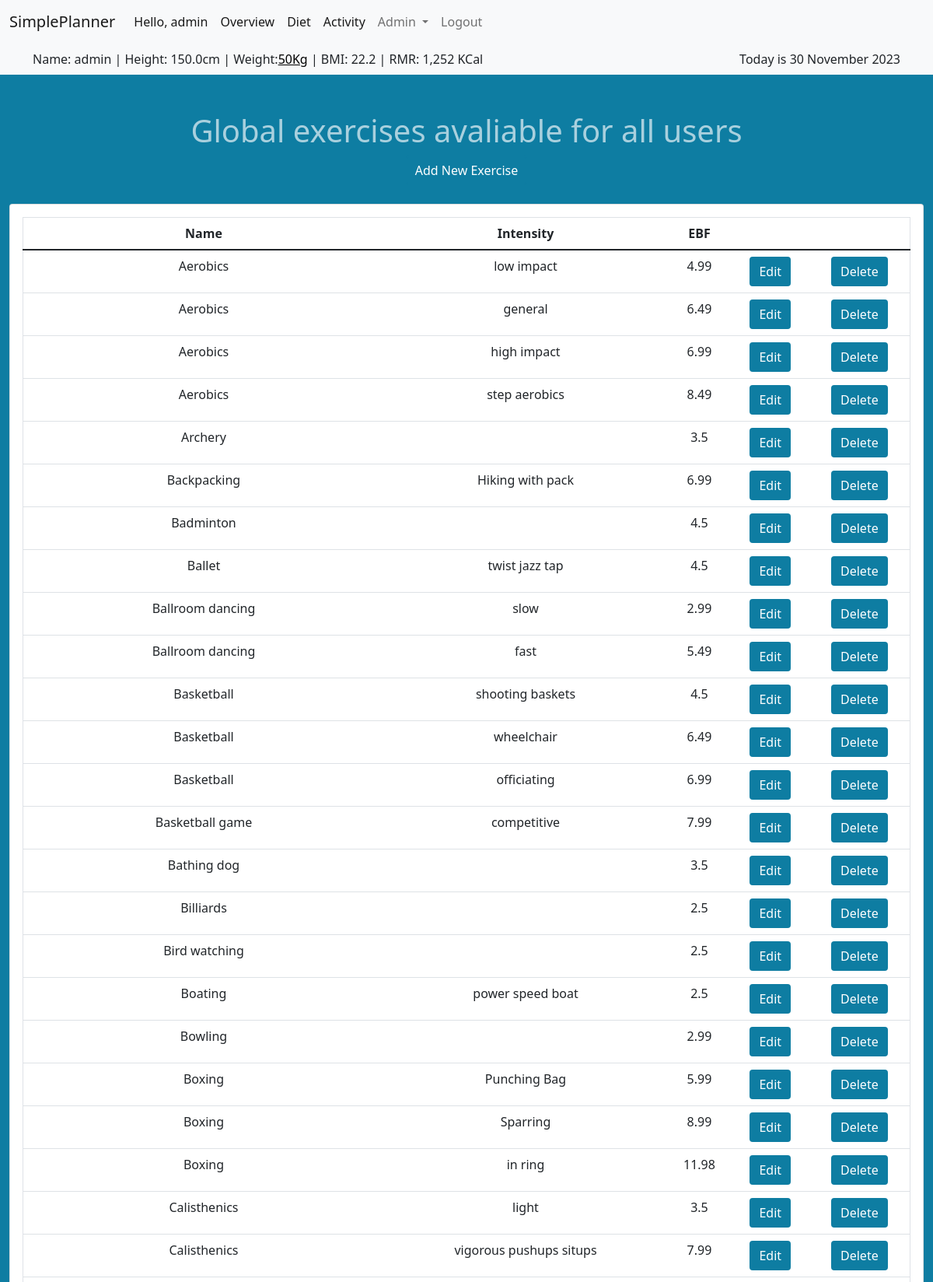
The page /admin_exercises (signed in, upper part) on the database its author committed.
### tables this page shows
CREATE TABLE standard_exercises (
    id INTEGER PRIMARY KEY,
    exercise_name TEXT,
    intensity TEXT,
    energy_burn_factor INTEGER
);

### app.py (the view)
@app.route("/admin_exercises")
@helpers.admin_required
def admin_exercises():
    cur = db.cursor()
    exercises = cur.execute(
        "SELECT * FROM standard_exercises ORDER BY exercise_name, energy_burn_factor").fetchall()
    cur.close()
    return render_template("admin_exercises.html", exercises=exercises)

### helpers.py (called while the page is built)
def dict_factory(cursor, row):
    fields = [column[0] for column in cursor.description]
    return {key: value for key, value in zip(fields, row)}

def admin_required(f):
    @wraps(f)
    def decorated_function(*args, **kwargs):
        if session.get("user_id") != 1:
            return redirect("/logout")
        return f(*args, **kwargs)
    return decorated_function

def kcal(value):
    return f"{value:,} KCal"

def date_format(value):
    months = ("January", "February", "March", "April", "May", "June",
              "July", "August", "September", "October", "November", "December")
    month = months[value.month-1]
    return "{} {} {}".format(value.day, month, value.year)

### templates/admin_exercises.html (shortened to what this page needs)
{% extends "layout.html" %}
{% block main %}
<h1>Global exercises avaliable for all users</h1>
<button id="btn_addnew">Add New Exercise</button>
<br>
<div class="card text-center">
    <div class="card-body">
        <table class="table">
            <thead>
                <tr>
                    <th>Name</th>
                    <th>Intensity</th>
                    <th>EBF</th>
                    <th></th>
                    <th></th>
                </tr>
            </thead>
            <tbody id="exercises">
                {% for exercise in exercises %}
                <tr>
                    <td id="{{ exercise['id'] }}_name">{{ exercise["exercise_name"] }}</td>
                    <td id="{{ exercise['id'] }}_intensity">{{ exercise["intensity"] }}</td>
                    <td id="{{ exercise['id'] }}_ebf">{{ exercise["energy_burn_factor"] }}</td>
                    <td id="{{ exercise['id'] }}_button">
                        <button class="editbutton" data-id="{{ exercise['id'] }}" type="button">Edit</button>
                    </td>
                    <td>
                        <form action="/delete_exercise" method="post"
                            onsubmit="return confirm('Are you sure you wish to delete {{ exercise.exercise_name }} - {{ exercise.intensity }}?');">
                            <button type="submit">Delete</button>
                        </form>
                    </td>
                </tr>
                {% endfor %}
            </tbody>
        </table>
    </div>
</div>
{% endblock %}

### static/style.css (style rules this page uses)
body { background-color: rgb(14, 125, 162); }
h1 { color: rgba(255, 255, 255, 0.645); text-align: center; }
table { border: 1px solid; }
button { background-color: rgb(14, 125, 162); border: 2px solid rgb(14, 125, 162); color: white; padding: 5px 10px; text-align: center; text-decoration: none; display: inline-block; font-size: 16px; border-radius: 4px; transition-duration: 0.4s; }

### rows shown on the page
standard_exercises: exercise_name "Aerobics", intensity "low impact", energy_burn_factor "4.99"
standard_exercises: exercise_name "Aerobics", intensity "general", energy_burn_factor "6.49"
standard_exercises: exercise_name "Aerobics", intensity "high impact", energy_burn_factor "6.99"
standard_exercises: exercise_name "Aerobics", intensity "step aerobics", energy_burn_factor "8.49"
standard_exercises: exercise_name "Archery", energy_burn_factor "3.5"
standard_exercises: exercise_name "Backpacking", intensity "Hiking with pack", energy_burn_factor "6.99"
standard_exercises: exercise_name "Badminton", energy_burn_factor "4.5"
standard_exercises: exercise_name "Ballet", intensity "twist jazz tap", energy_burn_factor "4.5"
standard_exercises: exercise_name "Ballroom dancing", intensity "slow", energy_burn_factor "2.99"
standard_exercises: exercise_name "Ballroom dancing", intensity "fast", energy_burn_factor "5.49"
standard_exercises: exercise_name "Basketball", intensity "shooting baskets", energy_burn_factor "4.5"
standard_exercises: exercise_name "Basketball", intensity "wheelchair", energy_burn_factor "6.49"
standard_exercises: exercise_name "Basketball", intensity "officiating", energy_burn_factor "6.99"
standard_exercises: exercise_name "Basketball game", intensity "competitive", energy_burn_factor "7.99"
standard_exercises: exercise_name "Bathing dog", energy_burn_factor "3.5"
standard_exercises: exercise_name "Billiards", energy_burn_factor "2.5"
standard_exercises: exercise_name "Bird watching", energy_burn_factor "2.5"
standard_exercises: exercise_name "Boating", intensity "power speed boat", energy_burn_factor "2.5"
standard_exercises: exercise_name "Bowling", energy_burn_factor "2.99"
standard_exercises: exercise_name "Boxing", intensity "Punching Bag", energy_burn_factor "5.99"
standard_exercises: exercise_name "Boxing", intensity "Sparring", energy_burn_factor "8.99"
standard_exercises: exercise_name "Boxing", intensity "in ring", energy_burn_factor "11.98"
standard_exercises: exercise_name "Calisthenics", intensity "light", energy_burn_factor "3.5"
standard_exercises: exercise_name "Calisthenics", intensity "vigorous pushups situps", energy_burn_factor "7.99"

### other values the page prints
{{ session["username"] }} "admin"
{{ session["height"] }} "150.0"
{{ session['weight'] }} "50"
{{ session["rmr"] | kcal }} "1,252 KCal"
{{ session["today"] | date_format }} "30 November 2023"
